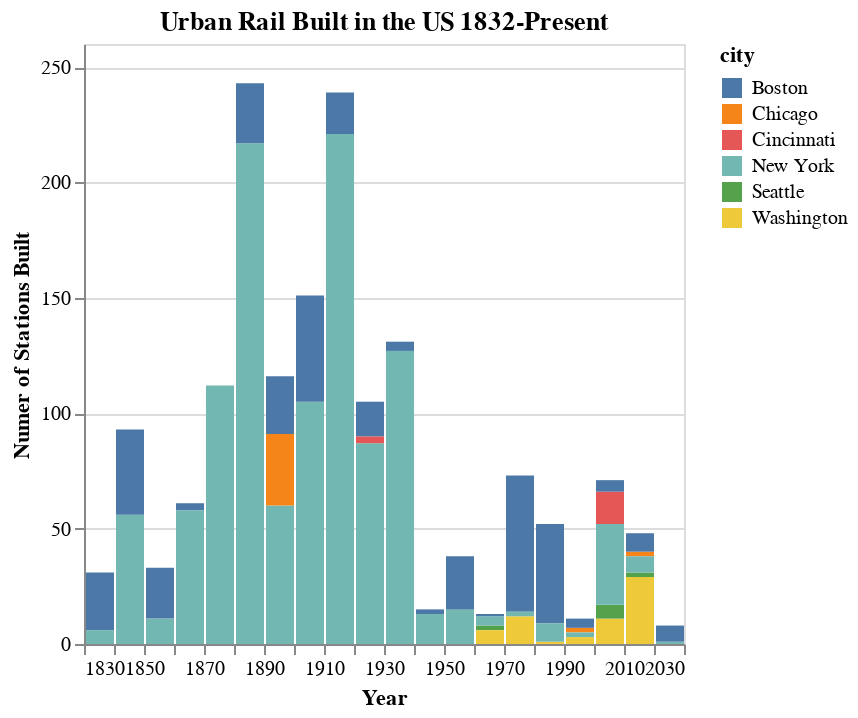

The notebook cell this image was saved under:
### Code cell
cs_usa.histogram(stacked=True)

### Figure 1 — Vega-Lite specification as saved in the notebook (floating-point values rounded to 4 significant figures; data arrays with more than 128 entries replaced by an {"elided": "..."} marker saying what was removed)
{"config": {"view": {"continuousWidth": 300, "continuousHeight": 300}}, "data": {"name": "data-69aba5641bee3b2fcd7c489376b59ef9"}, "mark": {"type": "bar"}, "encoding": {"color": {"field": "city", "type": "nominal"}, "x": {"axis": {"format": "d", "title": "Year"}, "bin": {"maxbins": 20}, "field": "start", "type": "quantitative"}, "y": {"aggregate": "count", "axis": {"title": "Numer of Stations Built"}, "stack": "zero", "type": "quantitative"}}, "title": "Urban Rail Built in the US 1832-Present", "$schema": "https://vega.github.io/schema/vega-lite/v5.20.1.json", "datasets": {"data-69aba5641bee3b2fcd7c489376b59ef9": {"elided": "1644 records"}}}
